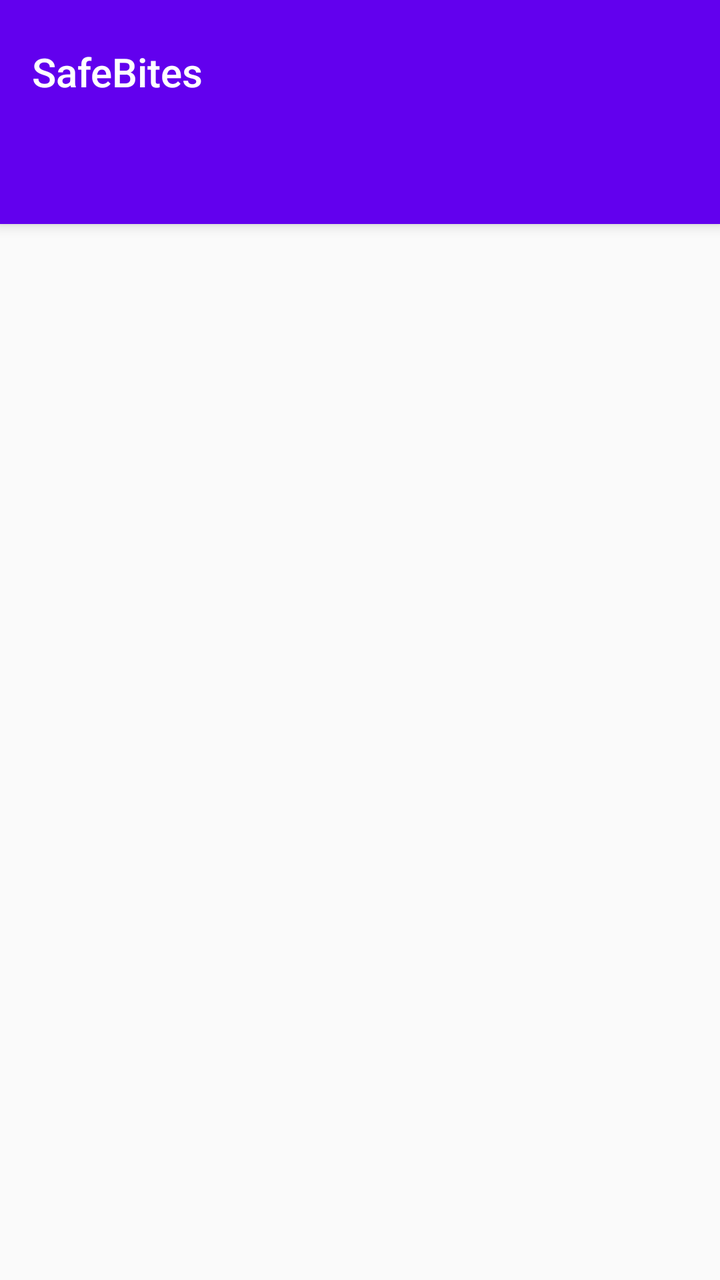
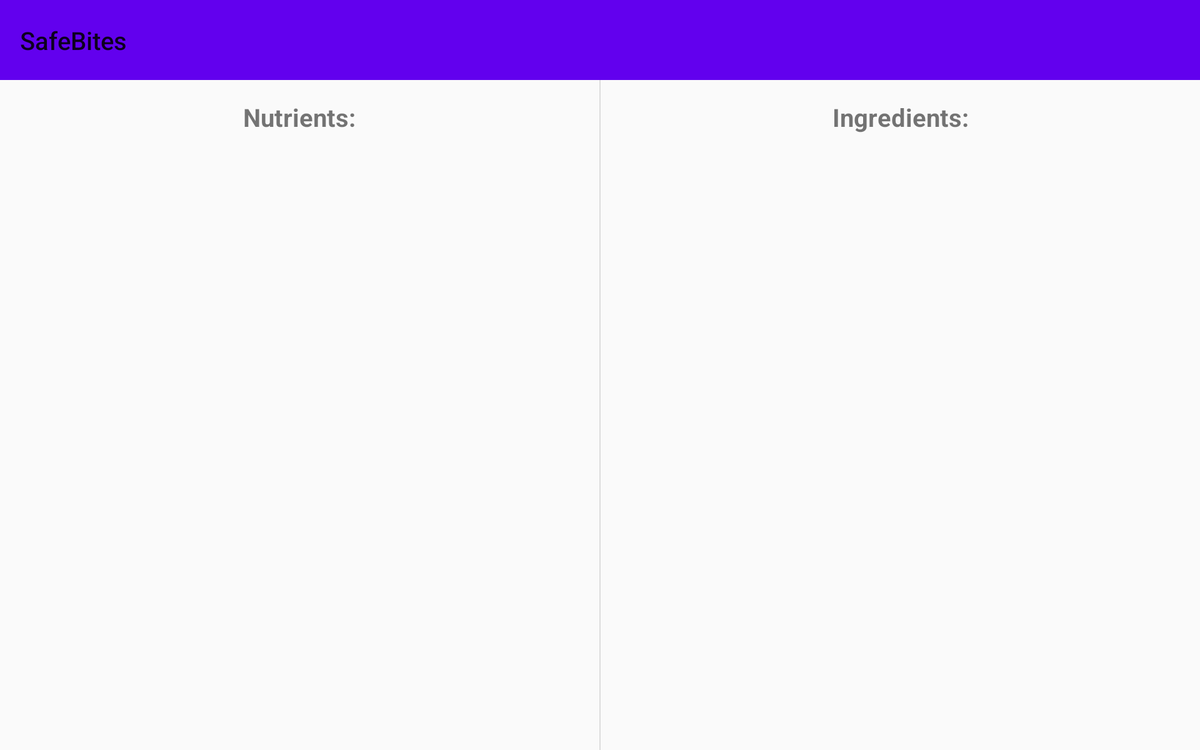

The same Android screen from two of the app's own layout files: first res/layout/ as a phone draws it, then the repository's variant for another configuration, drawn on a device whose configuration selects that folder. Both files follow.
<!-- AndroidManifest.xml: activity theme AppTheme.NoActionBar -->
<!-- res/layout/activity_product.xml -->
<?xml version="1.0" encoding="utf-8"?>
<androidx.coordinatorlayout.widget.CoordinatorLayout xmlns:android="http://schemas.android.com/apk/res/android"
    xmlns:app="http://schemas.android.com/apk/res-auto"
    android:id="@+id/main_content"
    android:layout_width="match_parent"
    android:layout_height="match_parent"
    android:fitsSystemWindows="true">

    <com.google.android.material.appbar.AppBarLayout
        android:id="@+id/appbar"
        android:layout_width="match_parent"
        android:layout_height="wrap_content"
        android:paddingTop="@dimen/appbar_padding_top"
        android:theme="@style/AppTheme.AppBarOverlay">

        <androidx.appcompat.widget.Toolbar
            android:id="@+id/toolbar"
            android:layout_width="match_parent"
            android:layout_height="?attr/actionBarSize"
            android:layout_weight="1"
            android:background="?attr/colorPrimary"
            app:popupTheme="@style/AppTheme.PopupOverlay"
            app:title="@string/app_name" />

        <com.google.android.material.tabs.TabLayout
            android:id="@+id/tabs"
            android:layout_width="match_parent"
            android:layout_height="wrap_content"
            app:tabGravity="fill"
            app:tabMaxWidth="0dp"
            app:tabMode="fixed" />

    </com.google.android.material.appbar.AppBarLayout>

    <androidx.viewpager.widget.ViewPager
        android:id="@+id/viewPagerContainer"
        android:layout_width="match_parent"
        android:layout_height="match_parent"
        app:layout_behavior="@string/appbar_scrolling_view_behavior" />

</androidx.coordinatorlayout.widget.CoordinatorLayout>
<!-- resources referenced by this layout -->
<resources>
  <dimen name="appbar_padding_top">8dp</dimen>
  <string name="app_name">SafeBites</string>
  <style name="AppTheme.AppBarOverlay" parent="ThemeOverlay.AppCompat.Dark.ActionBar" />
  <style name="AppTheme.PopupOverlay" parent="ThemeOverlay.AppCompat.Light" />
  <style name="AppTheme.NoActionBar">
          <item name="windowActionBar">false</item>
          <item name="windowNoTitle">true</item>
      </style>
</resources>
<!-- res/layout-w900dp/activity_product.xml (the repository's variant of the layout above) -->
<!-- drawn on a 7-inch tablet turned sideways -->
<?xml version="1.0" encoding="utf-8"?>
<LinearLayout xmlns:android="http://schemas.android.com/apk/res/android"
    xmlns:app="http://schemas.android.com/apk/res-auto"
    android:id="@+id/main_content"
    android:layout_width="match_parent"
    android:layout_height="match_parent"
    android:fitsSystemWindows="true"
    android:orientation="vertical">

    <android.support.v7.widget.Toolbar
        android:id="@+id/toolbar"
        android:layout_width="match_parent"
        android:layout_height="?attr/actionBarSize"
        android:background="?attr/colorPrimary"
        app:popupTheme="@style/AppTheme.PopupOverlay"
        app:title="@string/app_name" />

    <LinearLayout
        android:layout_width="match_parent"
        android:layout_height="match_parent"
        android:orientation="horizontal">

        <LinearLayout
            android:layout_width="match_parent"
            android:layout_height="match_parent"
            android:layout_weight="1"
            android:orientation="vertical">

            <TextView
                android:layout_width="match_parent"
                android:layout_height="wrap_content"
                android:layout_marginTop="16dp"
                android:layout_marginBottom="0dp"
                android:text="@string/nutrients"
                android:textAlignment="center"
                android:textSize="20sp"
                android:textStyle="bold" />

            <FrameLayout
                android:id="@+id/product_frame_layout_1"
                android:layout_width="match_parent"
                android:layout_height="match_parent" />

        </LinearLayout>

        <View style="@style/VerticalViewStyle" />

        <LinearLayout
            android:layout_width="match_parent"
            android:layout_height="match_parent"
            android:layout_weight="1"
            android:orientation="vertical">

            <TextView
                android:layout_width="match_parent"
                android:layout_height="wrap_content"
                android:layout_marginTop="16dp"
                android:layout_marginBottom="0dp"
                android:text="@string/ingredients"
                android:textAlignment="center"
                android:textSize="20sp"
                android:textStyle="bold" />

            <FrameLayout
                android:id="@+id/product_frame_layout_2"
                android:layout_width="match_parent"
                android:layout_height="match_parent" />

        </LinearLayout>

    </LinearLayout>

</LinearLayout>
<!-- resources referenced by the variant -->
<!-- as a 7-inch tablet turned sideways resolves them -->
<resources>
  <string name="app_name">SafeBites</string>
  <string name="ingredients">Ingredients:</string>
  <string name="nutrients">Nutrients:</string>
  <style name="AppTheme.PopupOverlay" parent="ThemeOverlay.AppCompat.Light" />
  <style name="VerticalViewStyle">
          <item name="android:layout_width">1dp</item>
          <item name="android:layout_height">match_parent</item>
          <item name="android:background">?android:listDivider</item>
      </style>
  <style name="AppTheme.NoActionBar">
          <item name="windowActionBar">false</item>
          <item name="windowNoTitle">true</item>
      </style>
</resources>
